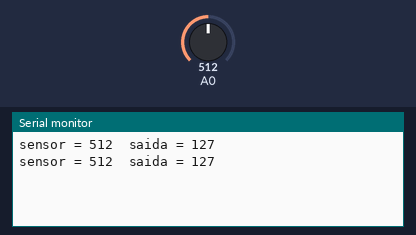
Recording of a sketch running on a simulated Arduino Uno, built with avr-gcc and run on an emulated ATmega328P. On the bench: the last lines printed to the serial monitor. The inputs (shaded band) are chosen by the test bench; at power-on: A0 = 512.

Above: at 1.8 s.
1.9 s: A0 set to 716
At 2.8 s:
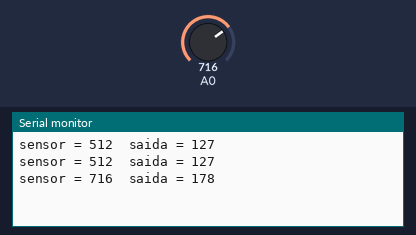
3.4 s: A0 set to 900
At 4.5 s:
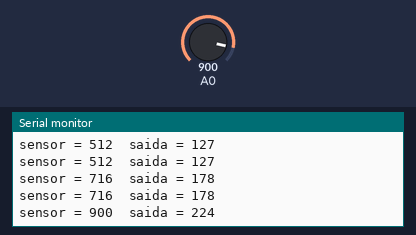
Timing chart, 0 to 6.4 s (numbered marks = the images above; inputs shaded):
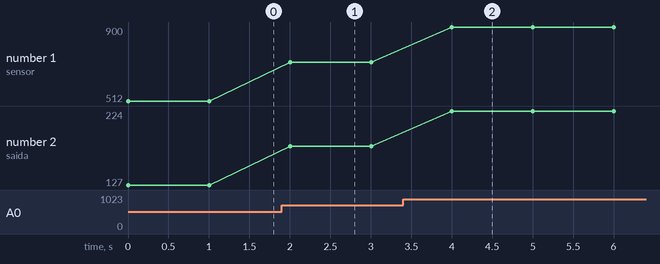

Measured:
- after the input at 1.9 s, the serial monitor: prints a new line after 0.10 s (image 1)
- after the input at 3.4 s, the serial monitor: prints a new line after 0.60 s (image 2)
- plotted number 1: 512 → 716 after the input at 1.9 s, 716 → 900 after the input at 3.4 s
- plotted number 2: 127 → 178 after the input at 1.9 s, 178 → 224 after the input at 3.4 s

The sketch:

Arduino-pd04_tarefa1.ino
```cpp
// C++ code
//
void setup()
{
  pinMode(A0, INPUT);
  Serial.begin(9600);
}

void loop()
{
  int sensor = analogRead(A0);
  int valorSaida = map(sensor, 0, 1023, 0, 255);

  Serial.print("sensor = ");
  Serial.print(sensor);
  Serial.print("\tsaida = ");
  Serial.print(valorSaida);
  Serial.print("\n");
  delay(1000);

}
```
